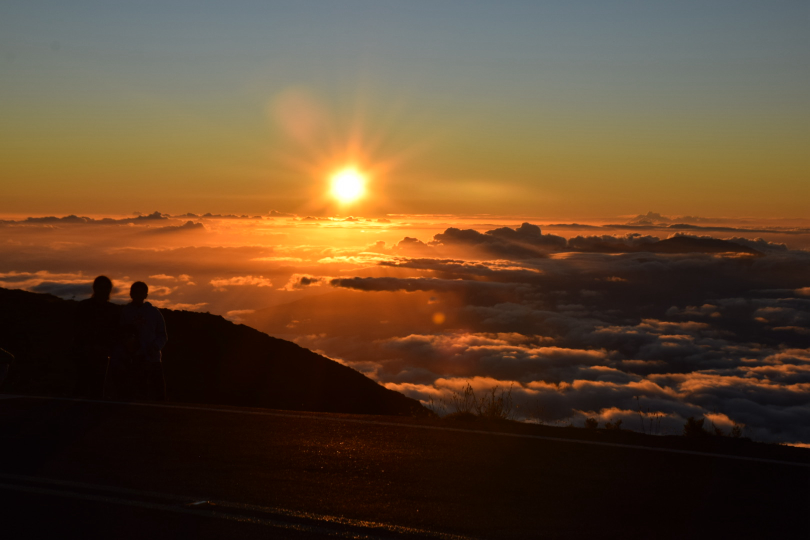
#> input picture tools/haleakala-source.jpeg, 1620 x 1080 px (shown at 1/2 size)
$ python stipple.py haleakala-source.jpeg out.png
#> lines starting #> are read from the running program, lines starting #| are printed output that depends on the picture
"""
Pointillist stipple renderer.

Redraws a photograph as tens of thousands of hard-edged coloured dots, the way a
pointillist painting builds tone out of discrete touches of pigment rather than
continuous gradient.

Five things have to work together or it reads as a halftone filter instead of paint:

  1. underpainting     - a soft, posterised wash sits beneath the dots so the gaps
                         between them show colour, not a flat dead ground
  2. overlapping dots  - dot radius is derived from the lattice pitch so coverage
                         exceeds 1.0; dots must touch and pile up to build tone
  3. jittered sampling - the lattice is randomly nudged, so the eye reads texture
                         rather than a printed grid
  4. hue scatter       - each dot is pushed off the sampled colour along hue and
                         saturation, so neighbouring dots mix optically
  5. shadow lift       - deep shadows are raised before sampling, otherwise dark
                         regions collapse into a single black and lose all texture
"""

import argparse
import numpy as np
from PIL import Image, ImageDraw, ImageFilter, ImageEnhance


# ---------------------------------------------------------------- source prep

def load_source(path, long_edge, shadow_lift, saturation, crop=None):
    """Load the photo, optionally crop, lift its shadows and push its colour."""
    img = Image.open(path).convert("RGB")

    if crop:
        w, h = img.size
        l, t, r, b = crop
        img = img.crop((int(w * l), int(h * t), int(w * r), int(h * b)))

    w, h = img.size
    scale = long_edge / max(w, h)
    if scale != 1.0:
        img = img.resize((round(w * scale), round(h * scale)), Image.LANCZOS)

    if shadow_lift > 0:
        # Gamma curve. Raises shadows hard while leaving highlights alone, so the
        # silhouetted foreground keeps visible colour instead of crushing to black.
        a = np.asarray(img, dtype=np.float32) / 255.0
        a = a ** (1.0 - shadow_lift)
        img = Image.fromarray((np.clip(a, 0, 1) * 255).astype(np.uint8))

    if saturation != 1.0:
        img = ImageEnhance.Color(img).enhance(saturation)

    return img


def detail_map(img, blur=2.0):
    """Local contrast normalised to 0..1. High on edges, near zero on gradients."""
    grey = np.asarray(img.convert("L"), dtype=np.float32)
    smooth = np.asarray(
        img.convert("L").filter(ImageFilter.GaussianBlur(blur)), dtype=np.float32
    )
    d = np.abs(grey - smooth)
    hi = np.percentile(d, 98) or 1.0
    return np.clip(d / hi, 0.0, 1.0)


def posterize(rgb, levels):
    """Collapse the palette so dots share pigments instead of all being unique."""
    if levels <= 0:
        return rgb
    step = 255.0 / levels
    return np.clip(np.round(rgb / step) * step, 0, 255)


def underpainting(src, out_size, blur, darken, levels):
    """
    The wash beneath the dots.

    A heavily blurred, posterised, slightly darkened copy of the photo. Its only
    job is to make sure that wherever a dot does not land, the eye still finds a
    colour that belongs to the picture.
    """
    base = src.filter(ImageFilter.GaussianBlur(blur))
    a = posterize(np.asarray(base, dtype=np.float32), levels) * darken
    base = Image.fromarray(np.clip(a, 0, 255).astype(np.uint8))
    return base.resize(out_size, Image.LANCZOS)


def scatter_colour(rgb, rng, hue_amt, sat_amt, val_amt):
    """
    Push each dot's colour off the sampled value.

    Channels are perturbed unequally, which shifts hue as well as brightness.
    That divergence is what makes neighbouring dots blend optically.
    """
    n = rgb.shape[0]
    hue = rng.normal(0.0, hue_amt, size=(n, 3))
    sat = rng.normal(1.0, sat_amt, size=(n, 1))
    val = rng.normal(0.0, val_amt, size=(n, 1))

    mean = rgb.mean(axis=1, keepdims=True)
    out = mean + (rgb - mean) * sat          # saturate about the dot's own grey
    out = out + hue * 255.0 + val * 255.0
    return np.clip(out, 0, 255)


# -------------------------------------------------------------------- render

def stipple(
    src,
    out_w,
    spacing=6.0,
    jitter=0.6,
    radius_ratio=0.78,
    radius_var=0.30,
    detail_shrink=0.35,
    density_boost=1.4,
    hue_amt=0.030,
    sat_amt=0.22,
    val_amt=0.022,
    levels=16,
    wash_blur=9.0,
    wash_darken=0.80,
    seed=7,
):
    """
    spacing        - lattice pitch in source pixels; smaller means more dots
    jitter         - how far a dot may wander off its cell, as a fraction of pitch
    radius_ratio   - dot radius as a fraction of output pitch. Above ~0.55 dots
                     overlap, which is what builds continuous tone. This is the
                     single most important knob.
    detail_shrink  - how much busy regions shrink their dots, 0..1. Kept low so
                     detailed areas stay covered.
    density_boost  - extra dots scattered into high-detail regions
    levels         - palette quantisation steps; lower is more posterised
    """
    rng = np.random.default_rng(seed)
    sw, sh = src.size
    scale = out_w / sw
    out_h = round(sh * scale)

    pixels = posterize(np.asarray(src, dtype=np.float32), levels)
    detail = detail_map(src)

    # --- base lattice -----------------------------------------------------
    cols, rows = int(sw / spacing), int(sh / spacing)
    gx, gy = np.meshgrid(np.linspace(0, sw - 1, cols), np.linspace(0, sh - 1, rows))
    xs = gx.ravel() + rng.uniform(-jitter, jitter, gx.size) * spacing
    ys = gy.ravel() + rng.uniform(-jitter, jitter, gy.size) * spacing

    # --- extra dots where the image is busy -------------------------------
    # Candidates kept in proportion to local detail, so cloud edges and the
    # ridgeline build density that the open sky never gets.
    extra_n = int(xs.size * density_boost)
    cx = rng.uniform(0, sw - 1, extra_n)
    cy = rng.uniform(0, sh - 1, extra_n)
    keep = rng.random(extra_n) < detail[cy.astype(int), cx.astype(int)]
    xs = np.concatenate([xs, cx[keep]])
    ys = np.concatenate([ys, cy[keep]])

    xi = np.clip(xs.astype(int), 0, sw - 1)
    yi = np.clip(ys.astype(int), 0, sh - 1)
    rgb = scatter_colour(pixels[yi, xi], rng, hue_amt, sat_amt, val_amt)

    # --- radius, in OUTPUT pixels, anchored to the lattice pitch -----------
    # Deriving radius from pitch is what guarantees the dots actually touch.
    pitch_out = spacing * scale
    d = detail[yi, xi]
    radius = pitch_out * radius_ratio * (1.0 - detail_shrink * d ** 0.7)
    radius *= rng.uniform(1.0 - radius_var, 1.0 + radius_var, radius.size)
    radius = np.maximum(radius, 0.8)

    # --- draw -------------------------------------------------------------
    # Supersample and reduce once, which gives clean circle edges cheaply.
    ss = 2
    canvas = underpainting(
        src, (out_w * ss, out_h * ss), wash_blur * ss, wash_darken, levels
    )
    draw = ImageDraw.Draw(canvas)

    # Big dots first, so fine detail dots land on top of them.
    order = np.argsort(-radius)
    px, py, pr = xs * scale * ss, ys * scale * ss, radius * ss

    for i in order:
        x, y, r = px[i], py[i], pr[i]
        draw.ellipse(
            (x - r, y - r, x + r, y + r),
            fill=(int(rgb[i, 0]), int(rgb[i, 1]), int(rgb[i, 2])),
        )

    return canvas.resize((out_w, out_h), Image.LANCZOS), xs.size


PRESETS = {
    # Sharpest of the set. Small dots, a wide palette and little hue scatter, so
    # detail survives: faces, edges and thin shapes stay readable while the
    # surface still reads as paint rather than photograph.
    "crisp": dict(spacing=4.3, radius_ratio=0.78, density_boost=1.8,
                  hue_amt=0.021, sat_amt=0.15, levels=22, detail_shrink=0.26,
                  radius_var=0.27),
    # The chosen look. Dots stay individually legible so the surface reads as
    # paint, while the ridgeline and the two figures still hold their edges.
    "painterly": dict(spacing=6.2, radius_ratio=0.84, density_boost=1.3,
                      hue_amt=0.036, sat_amt=0.26, levels=14, radius_var=0.34),
    # Closest to the Amy La reference: fine dots, strong optical mixing.
    "fine": dict(spacing=4.5, radius_ratio=0.80, density_boost=1.6,
                 hue_amt=0.032, sat_amt=0.24, levels=18),
    # Chunkier and more obviously hand-touched. Reads as paint from further away.
    "coarse": dict(spacing=8.0, radius_ratio=0.85, density_boost=1.1,
                   hue_amt=0.040, sat_amt=0.28, levels=12, radius_var=0.36),
    # Restrained: closer to the photograph, dots visible but not shouting.
    "subtle": dict(spacing=5.0, radius_ratio=0.72, density_boost=1.3,
                   hue_amt=0.018, sat_amt=0.14, levels=24, detail_shrink=0.25),
}


def main():
    p = argparse.ArgumentParser()
    p.add_argument("src")
    p.add_argument("dst")
    p.add_argument("--preset", choices=sorted(PRESETS), default="painterly")
    p.add_argument("--width", type=int, default=2400)
    p.add_argument("--sample-width", type=int, default=1400,
                   help="resolution the photo is sampled at")
    p.add_argument("--shadow-lift", type=float, default=0.45,
                   help="0..0.8; raises deep shadows so they keep texture")
    p.add_argument("--saturation", type=float, default=1.25)
    p.add_argument("--crop", default=None,
                   help="left,top,right,bottom as 0..1 fractions")
    p.add_argument("--seed", type=int, default=7)
    args = p.parse_args()

    crop = tuple(float(v) for v in args.crop.split(",")) if args.crop else None
    src = load_source(args.src, args.sample_width, args.shadow_lift,
                      args.saturation, crop)
#> in load_source, img is the input picture: PIL image 1620x1080 RGB; mean R, G, B 94.5, 70.3, 46.5
#> in load_source, `img = ImageEnhance.Color(img).enhance(saturation)`:
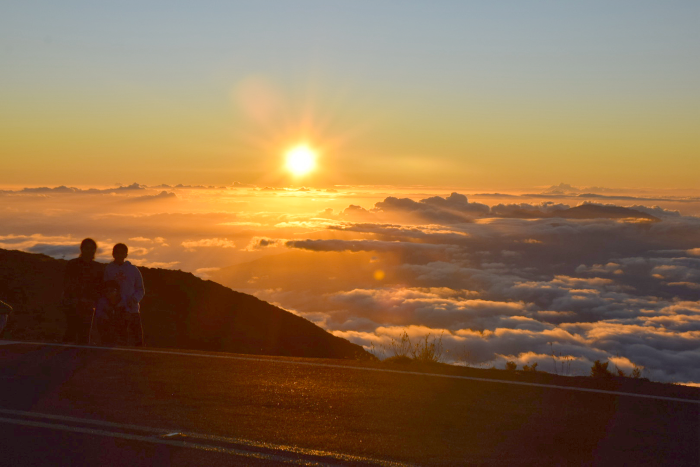
#> img: PIL image 1400x933 RGB (shown at 1/2 size); mean R, G, B 139.5, 108.9, 76

    img, n = stipple(src, args.width, seed=args.seed, **PRESETS[args.preset])
#> in detail_map, `grey = np.asarray(img.convert("L"), dtype=np.float32)`:
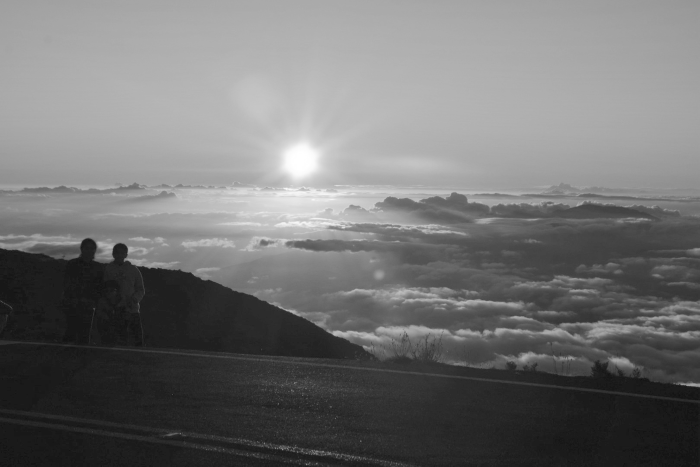
#> grey: shape (933, 1400) float32 (shown at 1/2 size); min 10, max 255, mean 114.3
#> in detail_map, `d = np.abs(grey - smooth)`:
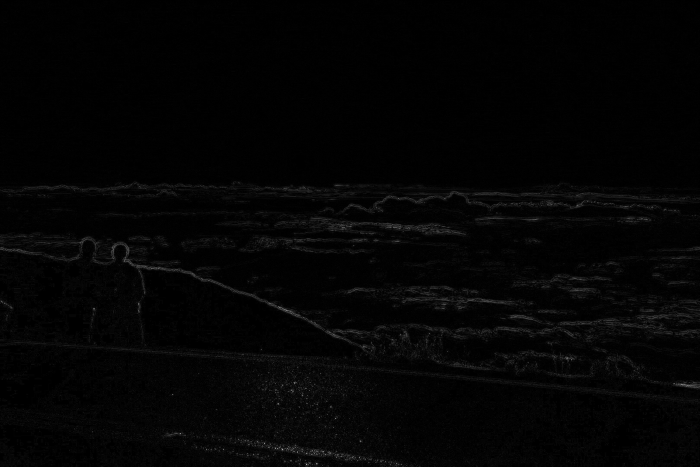
#> d: shape (933, 1400) float32 (shown at 1/2 size); min 0, max 96, mean 1.6; drawn with min black and max white
#> in detail_map, `hi = np.percentile(d, 98) or 1.0`: hi = 11
#> in detail_map, `return np.clip(d / hi, 0.0, 1.0)`:
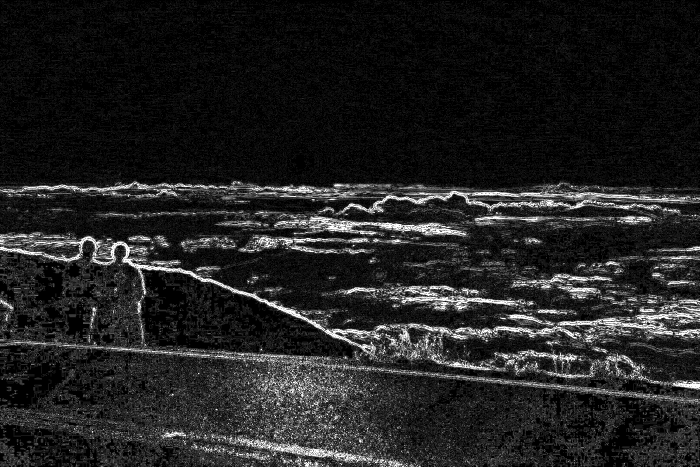
#> returned value: shape (933, 1400) float32 (shown at 1/2 size); min 0, max 1, mean 0.133
#> in underpainting, `base = src.filter(ImageFilter.GaussianBlur(blur))`:
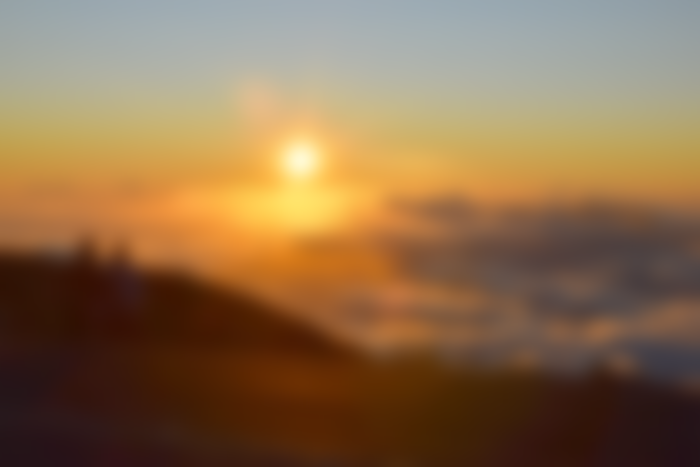
#> base: PIL image 1400x933 RGB (shown at 1/2 size); mean R, G, B 139.5, 108.9, 76
#> in underpainting, `a = posterize(np.asarray(base, dtype=np.float32), levels) * darken`:
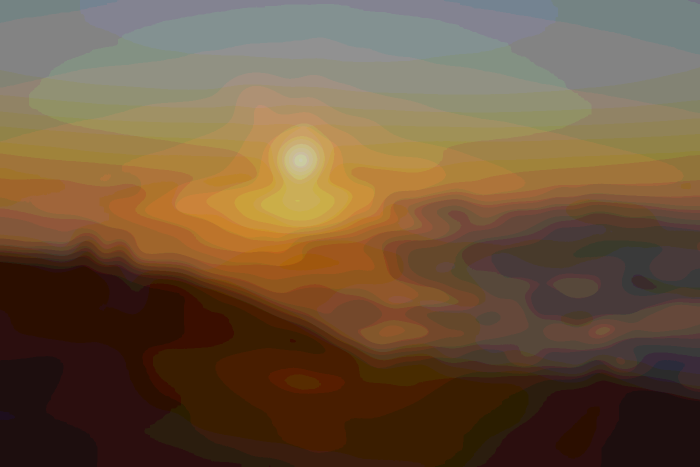
#> a: shape (933, 1400, 3) float32 (shown at 1/2 size); mean R, G, B 112.1, 87.4, 60.9
#> the loop in stipple, `for i in order:` made 39550 passes
#> (i, x, y, r) on passes 1 to 3: (10743, 3608.2, 1017.8, 23.93), (29200, 3745.8, 2767.5, 23.93), (23032, 1744.3, 2179.2, 23.93)
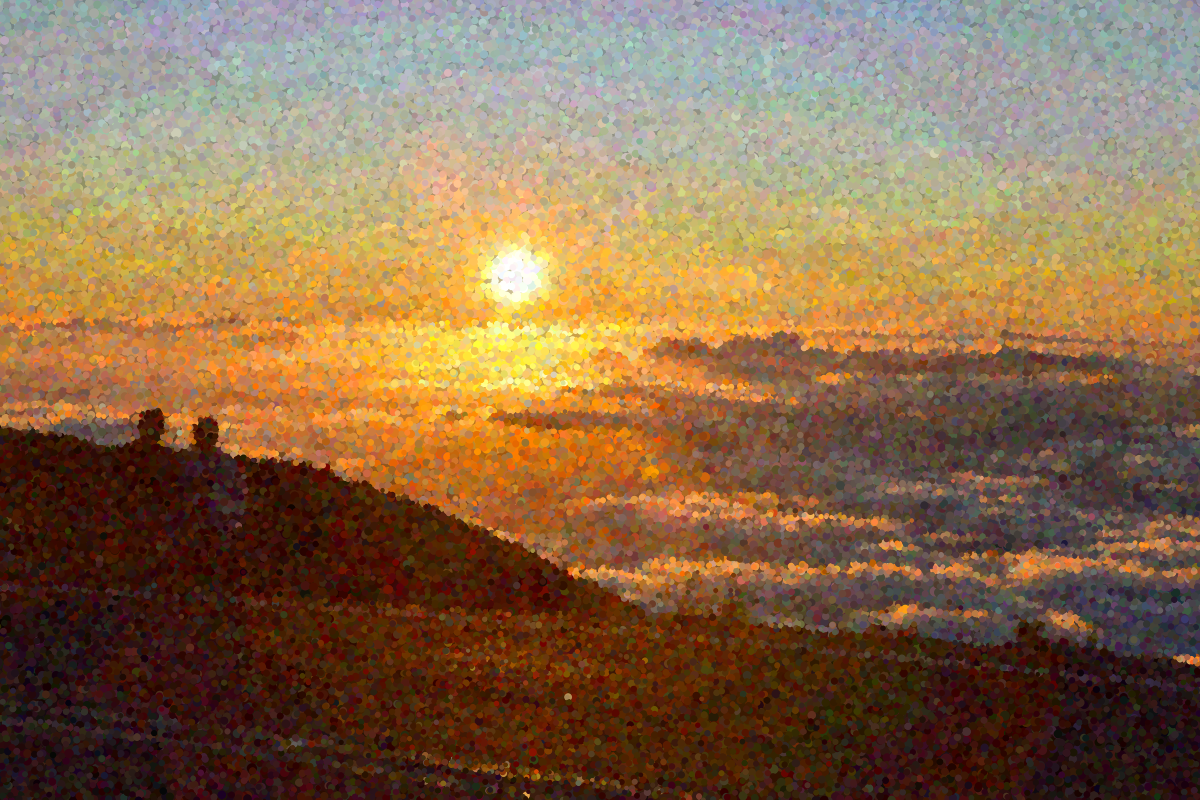
#> img: PIL image 2400x1599 RGB (shown at 1/2 size); mean R, G, B 137.8, 107.5, 75.9
#> n = 39550
    img.save(args.dst, quality=92)
    print(f"{args.dst}  {img.size[0]}x{img.size[1]}  {n:,} dots  preset={args.preset}")
#| out.png  2400x1599  39,550 dots  preset=painterly


if __name__ == "__main__":
    main()
